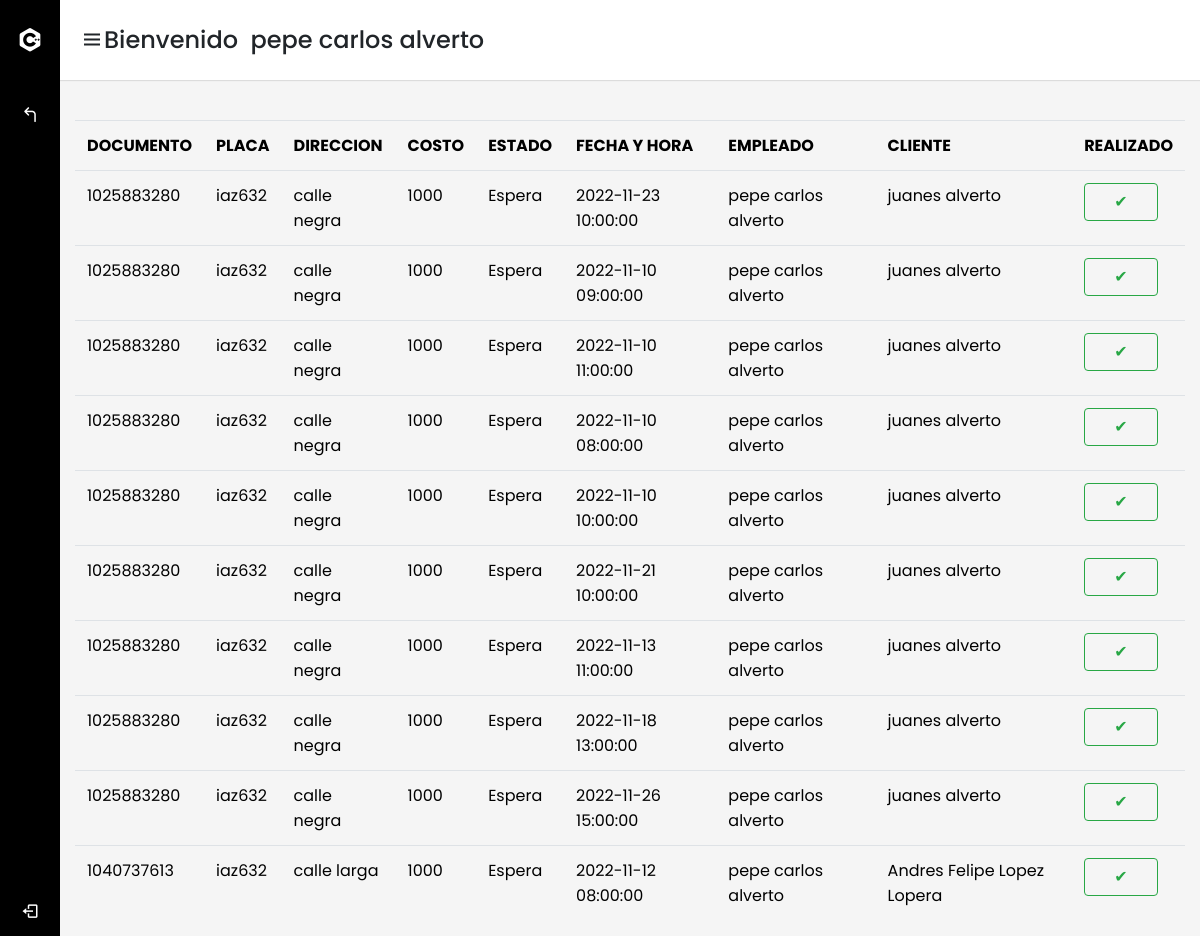
/emp-citasespera.php (signed in), run on the app's committed database.
### tables this page shows
CREATE TABLE `empleado` (
  `codigo` int(11) NOT NULL,
  `documento` int(11) NOT NULL,
  `nombre_e` varchar(50) NOT NULL,
  `correo` varchar(50) NOT NULL,
  `telefono` int(11) NOT NULL,
  `direccion` varchar(50) NOT NULL,
  `contrasena` varchar(50) NOT NULL
);

CREATE TABLE `citas` (
  `id` int(11) NOT NULL,
  `placa` varchar(30) NOT NULL,
  `direccion` varchar(50) NOT NULL,
  `costo` float NOT NULL,
  `title` varchar(15) NOT NULL,
  `start` datetime NOT NULL,
  `c_empleado` int(11) NOT NULL,
  `documento` int(11) NOT NULL
);

CREATE TABLE `cliente` (
  `documento` int(11) NOT NULL,
  `usuario` varchar(30) NOT NULL,
  `nombre` varchar(50) NOT NULL,
  `correo` varchar(50) NOT NULL,
  `telefono` int(11) NOT NULL,
  `direccion` varchar(50) NOT NULL,
  `contrasena` varchar(40) NOT NULL
);

### emp-citasespera.php (the view, shortened to what this page needs)
<?php
 include("conexion.php");
$code=$_SESSION['code'];
$consult="SELECT * FROM empleado WHERE codigo='$code'";
$query=mysqli_query($conexion,$consult);
$row=mysqli_fetch_assoc($query);
?>
<head>
    <link rel="stylesheet" href="https://cdn.jsdelivr.net/npm/bootstrap@4.0.0/dist/css/bootstrap.min.css"
>
    <link rel="stylesheet" href="css/fullcalendar.min.css">
    <link rel="stylesheet" href="css/bootstrap-clockpicker.css">
    <link rel="stylesheet" href="css/styleCitas.css">
    <link href='https://unpkg.com/boxicons@2.0.7/css/boxicons.min.css' rel='stylesheet'>
    <link rel="stylesheet" href="https://unicons.iconscout.com/release/v4.0.0/css/line.css">
</head>
<body>
    <div class="sidebar">
        <div class="logo-details">
            <i class='bx bxl-c-plus-plus'></i>
            <span class="logo_name">EcoWash</span>
        </div>
        <ul class="nav-links">
        <li>
                <a href="emp-citasagendadas.php?codigo=<?php echo $code?>" >
                    <i class='uil-corner-up-left'></i>
                    <span class="links_name">VOLVER</span>
                </a>
            </li>
            <li class="log_out">
                <a href="index.php">
                    <i class='bx bx-log-out'></i>
                    <span class="links_name">Cerrar sesión</span>
                </a>
            </li>
        </ul>
    </div>
    <section class="home-section">
        <nav>
            <div class="sidebar-button">
                <i class='bx bx-menu sidebarBtn'></i>
                <span class="dashboard">Bienvenido</span>
                <span class="dashboard"><?php echo $row['nombre_e']; ?></span>
            </div>
        </nav>
    <br><br><br><br><br>
<?php
include('conexion.php')
?>
<div class="container">
        <div class="row">
        <div class="table-responsive">
            <div class="datos1 col-sm-12">
            <table class="table table-hover"  style="color:black;">
            <tr>
              <th scope="col">DOCUMENTO</th>
              <th scope="col">PLACA</th>
              <th scope="col">DIRECCION</th>
              <th scope="col">COSTO</th>
              <th scope="col">ESTADO</th>
              <th scope="col">FECHA Y HORA</th>
              <th scope="col">EMPLEADO</th>
              <th scope="col">CLIENTE</th>
              <th scope="col">REALIZADO</th>
            </tr>
 <?php
        $resultados = mysqli_query($conexion,"SELECT *,cliente.documento,citas.direccion FROM citas,cliente,empleado WHERE citas.documento=cliente.documento AND citas.c_empleado=empleado.codigo AND citas.c_empleado='$code' AND title='espera'");
        while($consulta = mysqli_fetch_array($resultados))
        {
            echo
        '
        <tr  style="color:black;">
        <td>'.$consulta['documento'].'</td>
        <td>'.$consulta['placa'].'</td>
        <td>'.$consulta['direccion'].'</td>
        <td>'.$consulta['costo'].'</td>
        <td>'.$consulta['title'].'</td>
        <td>'.$consulta['start'].'</td>
        <td>'.$consulta['nombre_e'].'</td>
        <td>'.$consulta['nombre'].'</td>
        <td><a href="realizado.php?start='.$consulta['start'].'"><button class="btn btn-outline-success">&nbsp;&nbsp;&nbsp;&nbsp;✔&nbsp;&nbsp;&nbsp;&nbsp;</button></a></td>
          </tr>
        ';
      }
?>
        </table>
            </div>
        </div>
    </div>
</div>
</section>
</body>

### css/styleCitas.css (style rules this page uses)
* { margin: 0; padding: 0; box-sizing: border-box; font-family: 'Poppins', sans-serif; }
.sidebar { position: fixed; height: 100%; width: 240px; background:black; transition: all 0.5s ease; }
.sidebar .logo-details { height: 80px; display: flex; align-items: center; }
.sidebar .logo-details i { font-size: 28px; font-weight: 500; color: #fff; min-width: 60px; text-align: center }
.sidebar .logo-details .logo_name { color: #fff; font-size: 24px; font-weight: 500; }
.sidebar .nav-links { margin-top: 10px; }
.sidebar .nav-links li { position: relative; list-style: none; height: 50px; }
.sidebar .nav-links li a { height: 100%; width: 100%; display: flex; align-items: center; text-decoration: none; transition: all 0.4s ease; }
.sidebar .nav-links li i { min-width: 60px; text-align: center; font-size: 18px; color: #fff; }
.sidebar .nav-links li a .links_name { color: #fff; font-size: 15px; font-weight: 400; white-space: nowrap; }
.sidebar .nav-links .log_out { position: absolute; bottom: 0; width: 100%; }
.home-section { position: relative; background: #f5f5f5; min-height: 100vh; width: calc(100% - 240px); left: 240px; transition: all 0.5s ease; }
.home-section nav { display: flex; justify-content: space-between; height: 80px; background: #fff; display: flex; align-items: center; position: fixed; width: calc(100% - 240px); left: 240px; z-index: 100; padding: 0 20px; box-shadow: 0 1px 1px rgba(0, 0, 0, 0.1); transition: all 0.5s ease; }
.home-section nav .sidebar-button { display: flex; align-items: center; font-size: 24px; font-weight: 500; }
@media (max-width: 1240px) { .sidebar { width: 60px; } }
@media (max-width: 1240px) { .home-section { width: calc(100% - 60px); left: 60px; } }
@media (max-width: 1240px) { .home-section nav { width: calc(100% - 60px); left: 60px; } }

### data on the page
empleado: nombre_e "pepe carlos alverto"
citas: documento.documento "1025883280", placa "iaz632", direccion "calle negra", costo "1000", title "Espera", start "2022-11-23 10:00:00", c_empleado.nombre_e "pepe carlos alverto", documento.nombre "juanes alverto"
citas: documento.documento "1025883280", placa "iaz632", direccion "calle negra", costo "1000", title "Espera", start "2022-11-10 09:00:00", c_empleado.nombre_e "pepe carlos alverto", documento.nombre "juanes alverto"
citas: documento.documento "1025883280", placa "iaz632", direccion "calle negra", costo "1000", title "Espera", start "2022-11-10 11:00:00", c_empleado.nombre_e "pepe carlos alverto", documento.nombre "juanes alverto"
citas: documento.documento "1025883280", placa "iaz632", direccion "calle negra", costo "1000", title "Espera", start "2022-11-10 08:00:00", c_empleado.nombre_e "pepe carlos alverto", documento.nombre "juanes alverto"
citas: documento.documento "1025883280", placa "iaz632", direccion "calle negra", costo "1000", title "Espera", start "2022-11-10 10:00:00", c_empleado.nombre_e "pepe carlos alverto", documento.nombre "juanes alverto"
citas: documento.documento "1025883280", placa "iaz632", direccion "calle negra", costo "1000", title "Espera", start "2022-11-21 10:00:00", c_empleado.nombre_e "pepe carlos alverto", documento.nombre "juanes alverto"
citas: documento.documento "1025883280", placa "iaz632", direccion "calle negra", costo "1000", title "Espera", start "2022-11-13 11:00:00", c_empleado.nombre_e "pepe carlos alverto", documento.nombre "juanes alverto"
citas: documento.documento "1025883280", placa "iaz632", direccion "calle negra", costo "1000", title "Espera", start "2022-11-18 13:00:00", c_empleado.nombre_e "pepe carlos alverto", documento.nombre "juanes alverto"
citas: documento.documento "1025883280", placa "iaz632", direccion "calle negra", costo "1000", title "Espera", start "2022-11-26 15:00:00", c_empleado.nombre_e "pepe carlos alverto", documento.nombre "juanes alverto"
citas: documento.documento "1040737613", placa "iaz632", direccion "calle larga", costo "1000", title "Espera", start "2022-11-12 08:00:00", c_empleado.nombre_e "pepe carlos alverto", documento.nombre "Andres Felipe Lopez Lopera"
